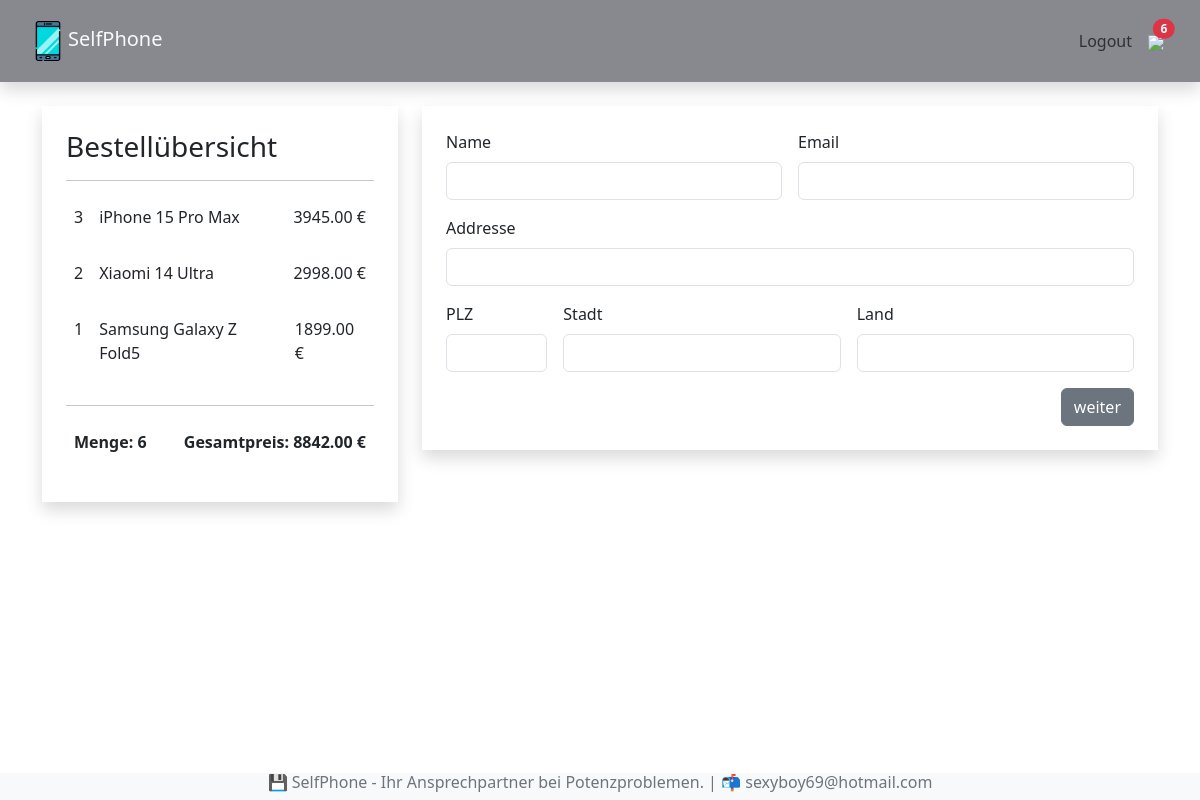
Page /kasse/ (signed in) on the committed database.
### shop/models.py (models this page shows, shortened)
class BestellteArtikel(models.Model):
    artikel = models.ForeignKey(Artikel, on_delete=models.SET_NULL, null=True, blank=True)
    bestellung = models.ForeignKey(Bestellung, on_delete=models.SET_NULL, null=True, blank=True)
    menge = models.IntegerField(default=0, null=True, blank=True)
    datum = models.DateTimeField(auto_now_add=True)
    @property
    def get_summe(self):
        summe = self.artikel.preis * self.menge
        return summe

class Artikel(models.Model):
    name = models.CharField(max_length=200, null=True)
    beschreibung = models.TextField(null=True, blank=True)
    preis = models.FloatField()
    bild = models.ImageField(null=True, blank=True)

class Bestellung(models.Model):
    kunde = models.ForeignKey(Kunde, on_delete=models.SET_NULL, null=True, blank=True)
    bestelldatum = models.DateTimeField(auto_now_add=True)
    erledigt = models.BooleanField(default=False, null=True, blank=True)
    auftrags_id = models.CharField(max_length=200, null=200)
    @property
    def get_gesamtpreis(self):
        bestellteartikels = self.bestellteartikel_set.all()
        gesamtpreis = sum(artikel.get_summe for artikel in bestellteartikels)
        return gesamtpreis
    @property
    def get_gesamtmenge(self):
        bestellteartikels = self.bestellteartikel_set.all()
        gesamtmenge = sum(artikel.menge for artikel in bestellteartikels)
        return gesamtmenge

### shop/views.py (the view)
# urls.py: path('kasse/', views.kasse, name ="kasse"),
def kasse(request):
    if request.user.is_authenticated:
        kunde = request.user.kunde
        bestellung, created = Bestellung.objects.get_or_create(kunde=kunde, erledigt=False)
        artikels = bestellung.bestellteartikel_set.all()
    else:
        artikels = []
        bestellung = []
    ctx = {"artikels":artikels, "bestellung":bestellung}
    return render(request, 'shop/kasse.html', ctx)

### shop/context_processors.py (called while the page is built)
def warenkorb_anzahl(request):
    if request.user.is_authenticated:
        kunde = request.user.kunde
        bestellung = Bestellung.objects.get(kunde=kunde, erledigt=False)
        if bestellung:
            menge = bestellung.get_gesamtmenge
        else:
            menge = 0
    else:
        menge = 0
    return {'menge': menge}

### shop/templates/shop/kasse.html
{% extends 'shop/index.html' %}
{% block content %}
    <div class="row mt-4">
        <div class="col-4">
            <div class="shadow p-4">
                <h3>Bestellübersicht</h3>
                <hr>
                {% for artikel in artikels %}
                <div class="d-flex">
                    <p class="p-2">{{artikel.menge}}</p>
                    <p class="me-auto p-2">{{artikel.artikel.name}}</p>
                    <p class="p-2">{{artikel.get_summe|floatformat:2}} €</p>
                </div>
                {% endfor %}
                <hr>
                <div class="d-flex">
                    <p class="me-auto fw-bold p-2">Menge: {{bestellung.get_gesamtmenge}}</p>
                    <p class="fw-bold p-2">Gesamtpreis: {{bestellung.get_gesamtpreis|floatformat:2}} €</p>
                </div>
            </div>
        </div>
        <div class="col-8">
            <div class="shadow p-4">
                <form class="row g-3">
                    <div class="col-md-6">
                      <label for="inputName" class="form-label">Name</label>
                      <input type="text" class="form-control" id="inputName">
                    </div>
                    <div class="col-md-6">
                        <label for="inputEmail" class="form-label">Email</label>
                        <input type="email" class="form-control" id="inputEmail">
                    </div>
                    <div class="col-12">
                      <label for="inputAddress" class="form-label">Addresse</label>
                      <input type="text" class="form-control" id="inputAddress">
                    </div>
                    <div class="col-md-2">
                        <label for="inputPlz" class="form-label">PLZ</label>
                        <input type="text" class="form-control" id="inputPlz">
                      </div>
                    <div class="col-md-5">
                      <label for="inputStadt" class="form-label">Stadt</label>
                      <input type="text" class="form-control" id="inputStadt">
                    </div>
                    <div class="col-md-5">
                        <label for="inputLand" class="form-label">Land</label>
                        <input type="text" class="form-control" id="inputLand">
                      </div>
                    <div class="col-12 d-flex justify-content-end">
                      <button type="submit" id="formular-button" class="btn btn-secondary">weiter</button>
                    </div>
                  </form>
            </div>
        </div>
    </div>
{% endblock content %}

### rows in the picture
BestellteArtikel: menge "3", artikel.name "iPhone 15 Pro Max", get_summe "3945.00"
BestellteArtikel: menge "2", artikel.name "Xiaomi 14 Ultra", get_summe "2998.00"
BestellteArtikel: menge "1", artikel.name "Samsung Galaxy Z Fold5", get_summe "1899.00"
Bestellung: get_gesamtmenge "6", get_gesamtpreis "8842.00"

### other values in the picture
{{ menge }} "6"
